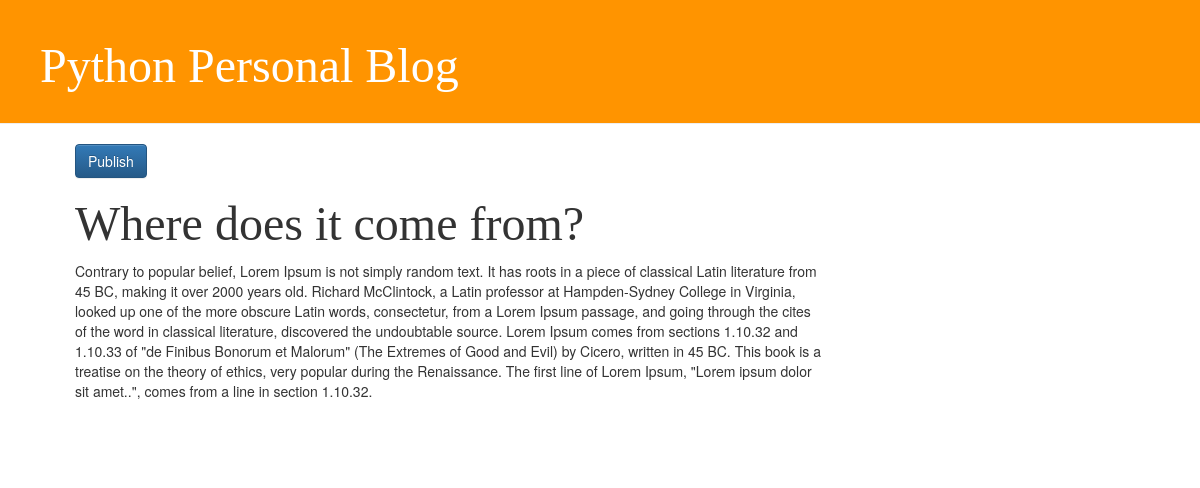
Page /post/2/ on the earlier database version.
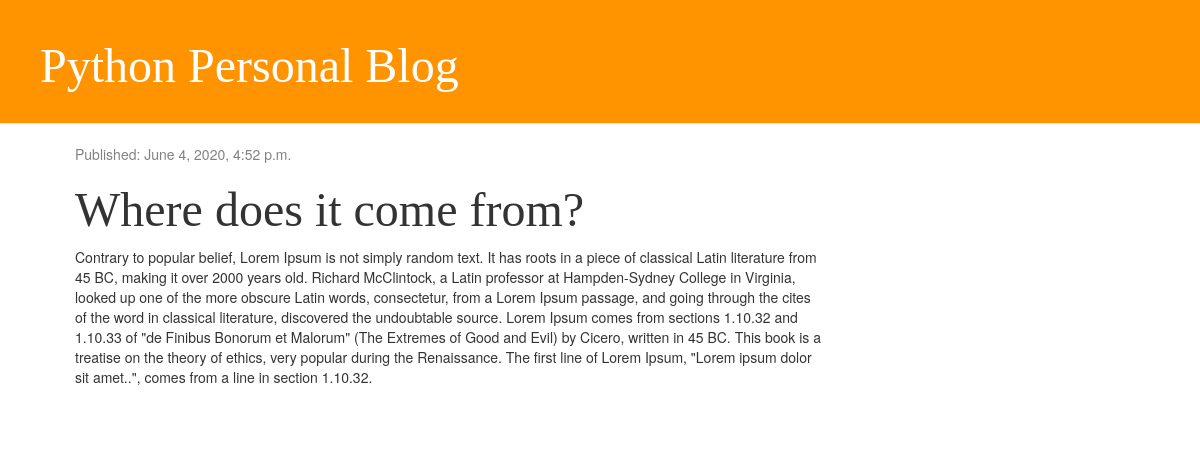
Same page on the later database version.
### blog/models.py (models this page shows, shortened)
class Post(models.Model):
    author = models.ForeignKey('auth.User', on_delete=models.CASCADE)
    title = models.CharField(max_length=200)
    text = models.TextField()
    create_date = models.DateTimeField(default=timezone.now)
    published_date = models.DateTimeField(blank=True, null=True)

### blog/views.py (the view)
# urls.py: path('post/<int:pk>/', views.post_detail, name='post_detail'),
def post_detail(request, pk):
    post = get_object_or_404(Post, pk=pk)
    return render(request, 'blog/post_detail.html', {'post': post})

### blog/templates/blog/post_detail.html (shortened to what this page needs)
{% extends 'blog/base.html' %}
{% block content %}
<div class="post">
  {% if post.published_date %}
  <div class="date">
    <p>Published: {{post.published_date}}</p>
  </div>
  {% else %}
  <a href="{% url 'post_publish' pk=post.pk %}" class="btn btn-primary">Publish</a>
  {% endif %}
  <div>
    <h1>{{post.title}}</h1>
    <p>{{post.text}}</p>
  </div>
</div>
{% endblock %}

Differences in the rows shown:
changed Post "Where does it come from?": published_date (not shown) → "June 4, 2020, 4:52 p.m."
Other differences:
text no longer shown: "Publish"
text now shown: "Published:"
